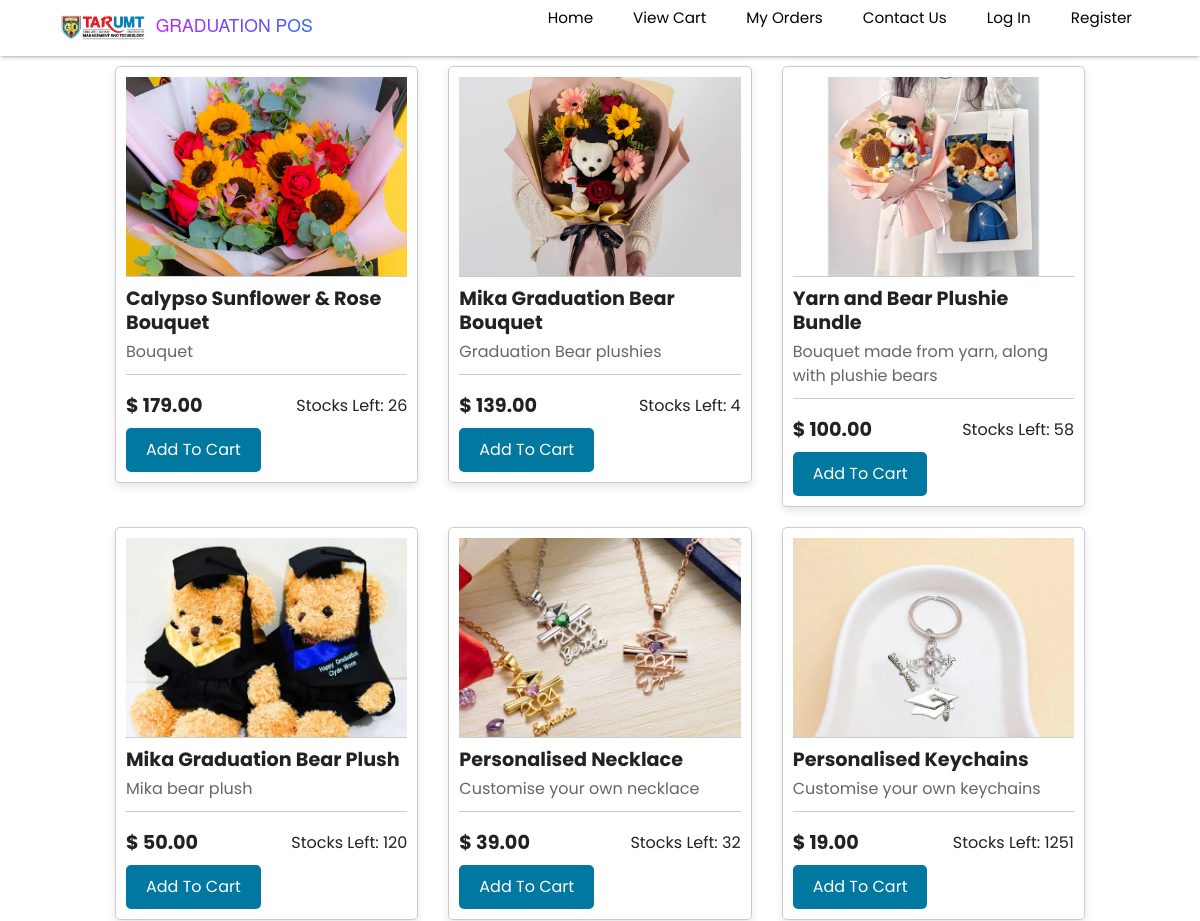
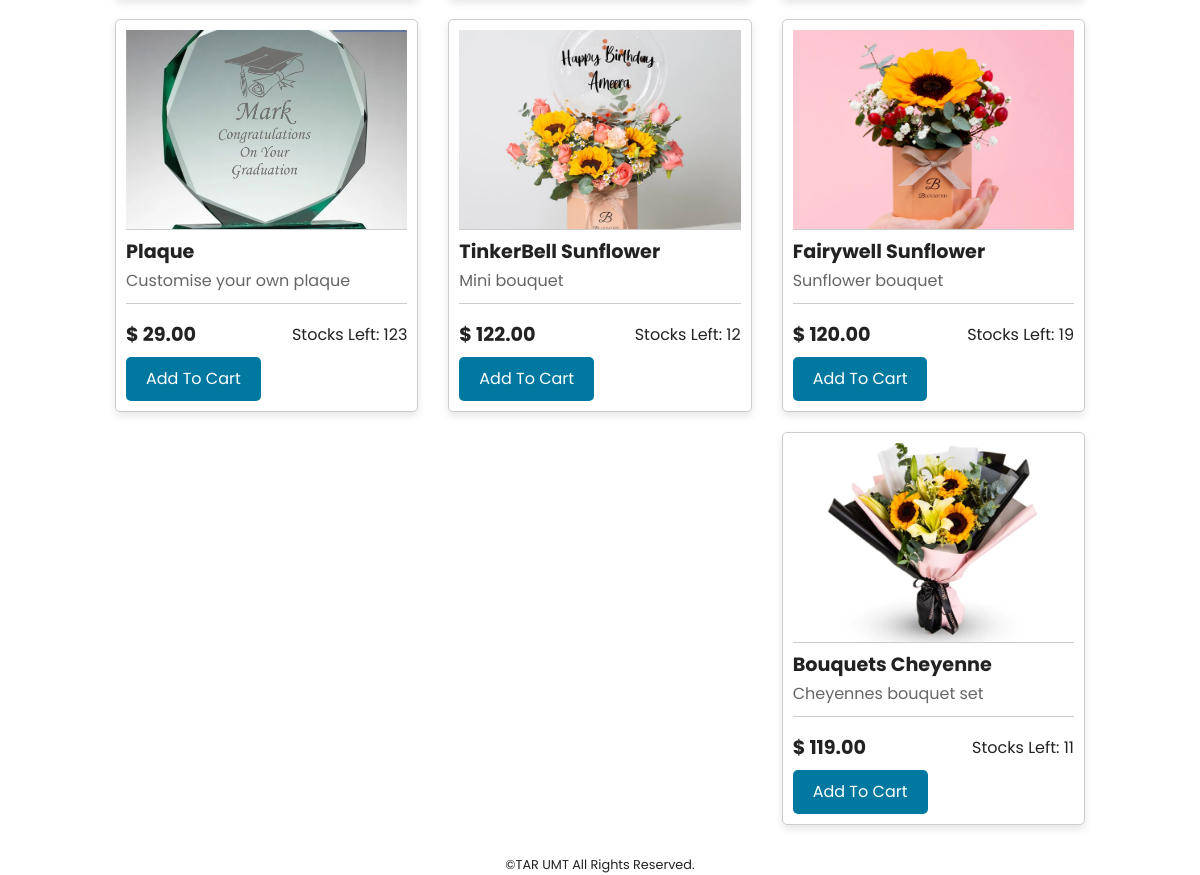
/products.php, run on the app's committed database (2 pictures, top to bottom).
### tables this page shows
CREATE TABLE `products` (
  `id` int(11) NOT NULL,
  `product_code` varchar(60) NOT NULL,
  `product_name` varchar(60) NOT NULL,
  `product_desc` tinytext NOT NULL,
  `product_img_name` varchar(60) NOT NULL,
  `qty` int(5) NOT NULL,
  `price` decimal(10,2) NOT NULL
);

### products.php (the view, shortened to what this page needs)
<?php
include 'config.php';
?>
<!doctype html>
<html class="no-js" lang="en">
<head>
    <link rel="stylesheet" href="css/foundation.css"/>
</head>
<body>
<?php include 'include/header.php'; ?>
<div class="row" style="margin-top:10px;">
    <div class="small-12">
        <?php
        $result = $mysqli->query('SELECT * FROM products');
        if($result){
            while($obj = $result->fetch_object()) {
                ?>
                <div class="small-12 medium-4 columns">
                    <div class="card">
                        <div class="card-img">
                            <div class="img" style="background-image: url('images/products/<?php echo $obj->product_img_name; ?>');"></div>
                        </div>
                        <div class="card-title"><?php echo $obj->product_name; ?></div>
                        <div class="card-subtitle"><?php echo $obj->product_desc; ?></div>
                        <hr class="card-divider">
                        <div class="card-footer">
                            <div class="card-price"><span>$</span> <?php echo $obj->price; ?></div>
                            <?php if($obj->qty > 0): ?>
                                <div>Stocks Left: <?php echo $obj->qty; ?></div>
                            <?php else: ?>
                                <div>Out Of Stock</div>
                            <?php endif; ?>
                        </div>
                        <div class="card-footer">
                            <a href="update-cart.php?action=add&id=<?php echo $obj->id; ?>" class="card-btn">Add To Cart</a>
                        </div>
                    </div>
                </div>
                <?php
            }
        }
        ?>
    </div>
</div>
<?php include 'include/footer.php'; ?>
</body>
</html>

### products.php (style rules this page uses)
.card { border: 1px solid #ccc; border-radius: 5px; padding: 10px; margin-bottom: 20px; box-shadow: 0 4px 8px rgba(0, 0, 0, 0.1); }
.card-img { height: 200px; overflow: hidden; border-bottom: 1px solid #ccc; }
.card-img .img { background-size: cover; background-position: center; height: 100%; width: 100%; }
.card-title { font-size: 1.2em; font-weight: bold; margin-top: 10px; }
.card-subtitle { color: #666; margin-top: 5px; }
.card-divider { margin-top: 10px; border: 0; border-top: 1px solid #ccc; }
.card-footer { display: flex; justify-content: space-between; align-items: center; margin-top: 10px; }
.card-price { font-size: 1.2em; font-weight: bold; }
.card-btn { background: #0078A0; border: none; color: #fff; font-size: 1em; padding: 10px 20px; border-radius: 5px; cursor: pointer; }

### include/header.php (style rules this page uses)
* { box-sizing: border-box; -webkit-font-smoothing: antialiased; -moz-osx-font-smoothing: grayscale; }
body { padding: 0; margin: 0; font-family: "Poppins", sans-serif; }

### data on the page
products: product_img_name (picture), product_name "Calypso Sunflower & Rose Bouquet", product_desc "Bouquet", price "179.00", qty "26"
products: product_img_name (picture), product_name "Mika Graduation Bear Bouquet", product_desc "Graduation Bear plushies", price "139.00", qty "4"
products: product_img_name (picture), product_name "Yarn and Bear Plushie Bundle", product_desc "Bouquet made from yarn, along with plushie bears", price "100.00", qty "58"
products: product_img_name (picture), product_name "Mika Graduation Bear Plush", product_desc "Mika bear plush", price "50.00", qty "120"
products: product_img_name (picture), product_name "Personalised Necklace", product_desc "Customise your own necklace", price "39.00", qty "32"
products: product_img_name (picture), product_name "Personalised Keychains", product_desc "Customise your own keychains", price "19.00", qty "1251"
products: product_img_name (picture), product_name "Plaque", product_desc "Customise your own plaque", price "29.00", qty "123"
products: product_img_name (picture), product_name "TinkerBell Sunflower", product_desc "Mini bouquet", price "122.00", qty "12"
products: product_img_name (picture), product_name "Fairywell Sunflower", product_desc "Sunflower bouquet", price "120.00", qty "19"
products: product_img_name (picture), product_name "Bouquets Cheyenne", product_desc "Cheyennes bouquet set", price "119.00", qty "11"
